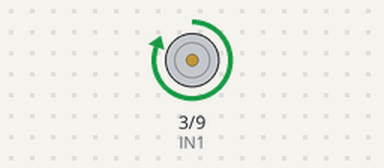
The sketch below on a simulated Arduino Uno, built with avr-gcc and run on an emulated ATmega328P. Parts: motor-driver pin pairs drawn as motors (green arrow = first pin HIGH = forward, orange = second pin HIGH = backward, longer = more drive).

Above: at 0.5 s.
Timing chart, 0 to 4.6 s (numbered marks = the images above):
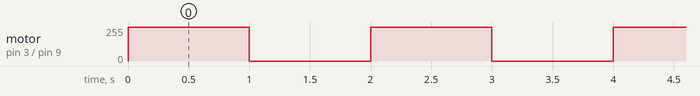

Measured:
- by itself, motor on pin 3 (IN1) / pin 9 (IN2): alternates forward 255/255 for 1.0 s and stopped for 1.0 s

The sketch:

TestTurnMotor.ino
```cpp
int IN1 = 3; // forward pin
int IN2 = 9; // zero pin

void setup() {
	pinMode(IN1, OUTPUT);
	pinMode(IN2, OUTPUT);
}

// Turn forward for a second, repeat forever
void loop() {
	digitalWrite(IN2, LOW);
	digitalWrite(IN1, HIGH); // turn for a second
	delay(1000);

	digitalWrite(IN1, LOW); // turn M1 off by making the voltage LOW
	delay(1000); // wait for a second
}
```
